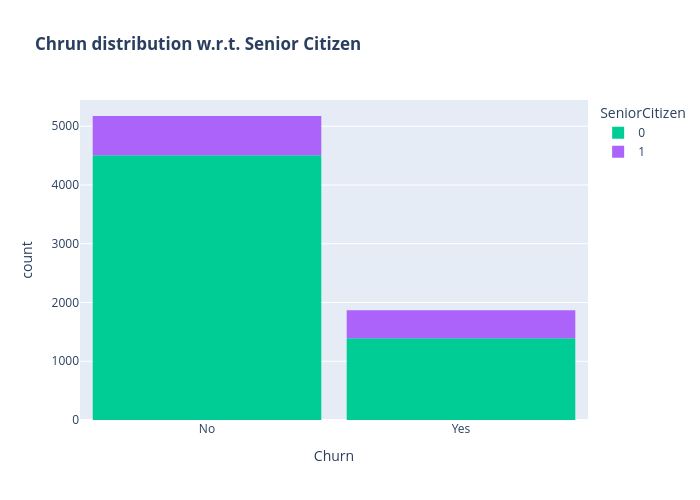

Write notebook code for a chart like this one.
### Code cell
color_map = {"Yes": '#00CC96', "No": '#B6E880'}
fig = px.histogram(df, x="Churn", color="SeniorCitizen", title="<b>Chrun distribution w.r.t. Senior Citizen</b>", color_discrete_map=color_map)
fig.update_layout(width=700, height=500, bargap=0.1)
fig.show()

### Figure 1 — Plotly figure (JSON) as saved in the notebook; plotly's stock layout.template omitted (floating-point values rounded to 4 significant figures; data arrays with more than 128 entries replaced by an {"elided": "..."} marker saying what was removed)
{"data": [{"alignmentgroup": "True", "bingroup": "x", "hovertemplate": "SeniorCitizen=0<br>Churn=%{x}<br>count=%{y}<extra></extra>", "legendgroup": "0", "marker": {"color": "#00cc96", "pattern": {"shape": ""}}, "name": "0", "offsetgroup": "0", "orientation": "v", "showlegend": true, "type": "histogram", "x": {"elided": "5901 str values"}, "xaxis": "x", "yaxis": "y"}, {"alignmentgroup": "True", "bingroup": "x", "hovertemplate": "SeniorCitizen=1<br>Churn=%{x}<br>count=%{y}<extra></extra>", "legendgroup": "1", "marker": {"color": "#ab63fa", "pattern": {"shape": ""}}, "name": "1", "offsetgroup": "1", "orientation": "v", "showlegend": true, "type": "histogram", "x": {"elided": "1142 str values"}, "xaxis": "x", "yaxis": "y"}], "layout": {"bargap": 0.1, "barmode": "relative", "height": 500, "legend": {"title": {"text": "SeniorCitizen"}, "tracegroupgap": 0}, "title": {"text": "<b>Chrun distribution w.r.t. Senior Citizen</b>"}, "width": 700, "xaxis": {"anchor": "y", "domain": [0, 1], "title": {"text": "Churn"}}, "yaxis": {"anchor": "x", "domain": [0, 1], "title": {"text": "count"}}}}
